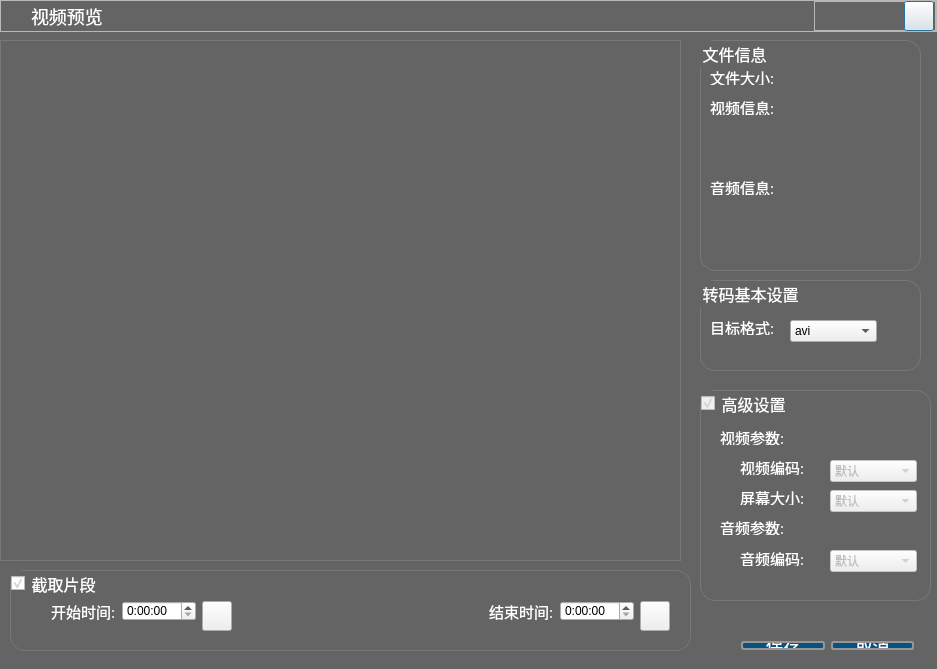
<?xml version="1.0" encoding="UTF-8"?>
<ui version="4.0">
 <class>CDialogConverterPreview</class>
 <widget class="QDialog" name="CDialogConverterPreview">
  <property name="geometry">
   <rect>
    <x>0</x>
    <y>0</y>
    <width>937</width>
    <height>669</height>
   </rect>
  </property>
  <property name="windowTitle">
   <string>视频预览</string>
  </property>
  <property name="styleSheet">
   <string notr="true">QDialog{background-color: rgb(100, 100, 100);}

QGroupBox
{
color:rgb(255,255,255);
font-size:16px;
font-family:Microsoft Yahei;
border:1px solid rgb(120,120,120);
border-radius:15px;
}
QLabel
{
color:rgb(255,255,255);
	font-size:15px;
	font-family:Microsoft Yahei;	
}
</string>
  </property>
  <widget class="QFrame" name="frameSysBar">
   <property name="geometry">
    <rect>
     <x>0</x>
     <y>0</y>
     <width>937</width>
     <height>32</height>
    </rect>
   </property>
   <property name="styleSheet">
    <string notr="true">QFrame
{
	border-image:url(:/Skin/bg-above2.png);
}
QLabel
{
border-image:null;
color: rgb(255, 255, 255);
}</string>
   </property>
   <property name="frameShape">
    <enum>QFrame::StyledPanel</enum>
   </property>
   <property name="frameShadow">
    <enum>QFrame::Raised</enum>
   </property>
   <layout class="QGridLayout" name="gridLayout_2">
    <property name="leftMargin">
     <number>0</number>
    </property>
    <property name="topMargin">
     <number>0</number>
    </property>
    <property name="rightMargin">
     <number>0</number>
    </property>
    <property name="bottomMargin">
     <number>0</number>
    </property>
    <item row="0" column="0">
     <layout class="QGridLayout" name="gridLayout">
      <property name="horizontalSpacing">
       <number>2</number>
      </property>
      <item row="0" column="1">
       <widget class="QLabel" name="labelTitle">
        <property name="maximumSize">
         <size>
          <width>170</width>
          <height>170</height>
         </size>
        </property>
        <property name="styleSheet">
         <string notr="true">QLabel#labelTitle
{
	color: rgb(255, 255, 255);
	font-size:18px;
	font-family:Microsoft Yahei;	
}</string>
        </property>
        <property name="text">
         <string>视频预览</string>
        </property>
       </widget>
      </item>
      <item row="0" column="2">
       <widget class="QLabel" name="labelFileName">
        <property name="maximumSize">
         <size>
          <width>16777215</width>
          <height>500</height>
         </size>
        </property>
        <property name="styleSheet">
         <string notr="true"/>
        </property>
        <property name="text">
         <string/>
        </property>
       </widget>
      </item>
      <item row="0" column="0">
       <widget class="QLabel" name="logo">
        <property name="minimumSize">
         <size>
          <width>28</width>
          <height>28</height>
         </size>
        </property>
        <property name="maximumSize">
         <size>
          <width>28</width>
          <height>28</height>
         </size>
        </property>
        <property name="styleSheet">
         <string notr="true">border-image: url(:/Skin/logo.png)</string>
        </property>
        <property name="text">
         <string/>
        </property>
       </widget>
      </item>
      <item row="0" column="3">
       <widget class="QFrame" name="frame_sysmenu">
        <property name="minimumSize">
         <size>
          <width>30</width>
          <height>30</height>
         </size>
        </property>
        <property name="maximumSize">
         <size>
          <width>122</width>
          <height>16777215</height>
         </size>
        </property>
        <property name="styleSheet">
         <string notr="true">QFrame
{border-image:null;
}</string>
        </property>
        <property name="frameShape">
         <enum>QFrame::StyledPanel</enum>
        </property>
        <property name="frameShadow">
         <enum>QFrame::Raised</enum>
        </property>
        <widget class="QPushButton" name="BtnClose">
         <property name="geometry">
          <rect>
           <x>90</x>
           <y>0</y>
           <width>30</width>
           <height>30</height>
          </rect>
         </property>
         <property name="toolTip">
          <string>关闭</string>
         </property>
         <property name="styleSheet">
          <string notr="true">QPushButton
{
	
	border-image: url(:/Skin/close.png)0 0 repeat

}
QPushButton:hover
{	
	border-image: url(:/Skin/close.png)30 0 repeat

}
QPushButton:pressed
{	
	border-image: url(:/Skin/close.png)60 0 0 0 repeat
}
QPushButton:disabled
{	
	border-image: url(:/Skin/close.png)90 0 0 0 repeat
}
</string>
         </property>
        </widget>
       </widget>
      </item>
     </layout>
    </item>
   </layout>
  </widget>
  <widget class="QGroupBox" name="groupBoxInfo">
   <property name="geometry">
    <rect>
     <x>700</x>
     <y>40</y>
     <width>221</width>
     <height>231</height>
    </rect>
   </property>
   <property name="title">
    <string>文件信息</string>
   </property>
   <widget class="QLabel" name="label_4">
    <property name="geometry">
     <rect>
      <x>10</x>
      <y>60</y>
      <width>72</width>
      <height>15</height>
     </rect>
    </property>
    <property name="text">
     <string>视频信息:</string>
    </property>
   </widget>
   <widget class="QLabel" name="label_5">
    <property name="geometry">
     <rect>
      <x>10</x>
      <y>140</y>
      <width>72</width>
      <height>15</height>
     </rect>
    </property>
    <property name="text">
     <string>音频信息:</string>
    </property>
   </widget>
   <widget class="QLabel" name="label_11">
    <property name="geometry">
     <rect>
      <x>10</x>
      <y>30</y>
      <width>72</width>
      <height>15</height>
     </rect>
    </property>
    <property name="text">
     <string>文件大小:</string>
    </property>
   </widget>
  </widget>
  <widget class="QGroupBox" name="groupBox_2">
   <property name="geometry">
    <rect>
     <x>700</x>
     <y>280</y>
     <width>221</width>
     <height>91</height>
    </rect>
   </property>
   <property name="title">
    <string>转码基本设置</string>
   </property>
   <widget class="QComboBox" name="comboBoxFormat">
    <property name="geometry">
     <rect>
      <x>90</x>
      <y>40</y>
      <width>87</width>
      <height>22</height>
     </rect>
    </property>
    <item>
     <property name="text">
      <string>avi</string>
     </property>
    </item>
    <item>
     <property name="text">
      <string>mp4</string>
     </property>
    </item>
   </widget>
   <widget class="QLabel" name="label_6">
    <property name="geometry">
     <rect>
      <x>10</x>
      <y>40</y>
      <width>72</width>
      <height>15</height>
     </rect>
    </property>
    <property name="text">
     <string>目标格式:</string>
    </property>
   </widget>
  </widget>
  <widget class="QGroupBox" name="groupBoxExtern">
   <property name="enabled">
    <bool>false</bool>
   </property>
   <property name="geometry">
    <rect>
     <x>700</x>
     <y>390</y>
     <width>231</width>
     <height>211</height>
    </rect>
   </property>
   <property name="title">
    <string>高级设置</string>
   </property>
   <property name="checkable">
    <bool>true</bool>
   </property>
   <widget class="QWidget" name="widget" native="true">
    <property name="geometry">
     <rect>
      <x>10</x>
      <y>30</y>
      <width>221</width>
      <height>161</height>
     </rect>
    </property>
    <widget class="QComboBox" name="comboBox">
     <property name="geometry">
      <rect>
       <x>120</x>
       <y>40</y>
       <width>87</width>
       <height>22</height>
      </rect>
     </property>
     <item>
      <property name="text">
       <string>默认</string>
      </property>
     </item>
    </widget>
    <widget class="QLabel" name="label_7">
     <property name="geometry">
      <rect>
       <x>10</x>
       <y>10</y>
       <width>72</width>
       <height>15</height>
      </rect>
     </property>
     <property name="text">
      <string>视频参数:</string>
     </property>
    </widget>
    <widget class="QLabel" name="label_3">
     <property name="geometry">
      <rect>
       <x>30</x>
       <y>40</y>
       <width>72</width>
       <height>15</height>
      </rect>
     </property>
     <property name="text">
      <string>视频编码:</string>
     </property>
    </widget>
    <widget class="QComboBox" name="comboBox_4">
     <property name="geometry">
      <rect>
       <x>120</x>
       <y>130</y>
       <width>87</width>
       <height>22</height>
      </rect>
     </property>
     <item>
      <property name="text">
       <string>默认</string>
      </property>
     </item>
    </widget>
    <widget class="QLabel" name="label_10">
     <property name="geometry">
      <rect>
       <x>30</x>
       <y>130</y>
       <width>72</width>
       <height>16</height>
      </rect>
     </property>
     <property name="text">
      <string>音频编码:</string>
     </property>
    </widget>
    <widget class="QLabel" name="label_8">
     <property name="geometry">
      <rect>
       <x>10</x>
       <y>100</y>
       <width>72</width>
       <height>15</height>
      </rect>
     </property>
     <property name="text">
      <string>音频参数:</string>
     </property>
    </widget>
    <widget class="QLabel" name="label_9">
     <property name="geometry">
      <rect>
       <x>30</x>
       <y>70</y>
       <width>72</width>
       <height>15</height>
      </rect>
     </property>
     <property name="text">
      <string>屏幕大小:</string>
     </property>
    </widget>
    <widget class="QComboBox" name="comboBox_3">
     <property name="geometry">
      <rect>
       <x>120</x>
       <y>70</y>
       <width>87</width>
       <height>22</height>
      </rect>
     </property>
     <item>
      <property name="text">
       <string>默认</string>
      </property>
     </item>
    </widget>
   </widget>
  </widget>
  <widget class="QGroupBox" name="groupBoxCut">
   <property name="geometry">
    <rect>
     <x>10</x>
     <y>570</y>
     <width>681</width>
     <height>81</height>
    </rect>
   </property>
   <property name="title">
    <string>截取片段</string>
   </property>
   <property name="checkable">
    <bool>true</bool>
   </property>
   <widget class="QWidget" name="layoutWidget_2">
    <property name="geometry">
     <rect>
      <x>30</x>
      <y>20</y>
      <width>641</width>
      <height>42</height>
     </rect>
    </property>
    <layout class="QGridLayout" name="gridLayout_3">
     <item row="0" column="0">
      <widget class="QLabel" name="label_12">
       <property name="text">
        <string>开始时间:</string>
       </property>
      </widget>
     </item>
     <item row="0" column="4">
      <widget class="QLabel" name="label_2">
       <property name="text">
        <string>结束时间:</string>
       </property>
      </widget>
     </item>
     <item row="0" column="3">
      <spacer name="horizontalSpacer">
       <property name="orientation">
        <enum>Qt::Horizontal</enum>
       </property>
       <property name="sizeHint" stdset="0">
        <size>
         <width>68</width>
         <height>20</height>
        </size>
       </property>
      </spacer>
     </item>
     <item row="0" column="1">
      <widget class="QTimeEdit" name="timeEditStart">
       <property name="displayFormat">
        <string>H:mm:ss</string>
       </property>
      </widget>
     </item>
     <item row="0" column="5">
      <widget class="QTimeEdit" name="timeEditStop">
       <property name="displayFormat">
        <string>H:mm:ss</string>
       </property>
      </widget>
     </item>
     <item row="0" column="2">
      <widget class="QPushButton" name="BtnTimeStart">
       <property name="minimumSize">
        <size>
         <width>30</width>
         <height>30</height>
        </size>
       </property>
       <property name="maximumSize">
        <size>
         <width>30</width>
         <height>30</height>
        </size>
       </property>
       <property name="styleSheet">
        <string notr="true">QPushButton
{
	
	border-image: url(:/Skin/control-button-stop.png)0 0  repeat

}
QPushButton:hover
{	
	border-image: url(:/Skin/control-button-stop.png)30 0 repeat

}
QPushButton:pressed
{	
	border-image: url(:/Skin/control-button-stop.png)60 0 0 0 repeat
}
QPushButton:disabled
{	
	border-image: url(:/Skin/control-button-stop.png)90 0 0 0 repeat
}</string>
       </property>
       <property name="text">
        <string/>
       </property>
      </widget>
     </item>
     <item row="0" column="6">
      <widget class="QPushButton" name="BtnTimeStop">
       <property name="minimumSize">
        <size>
         <width>30</width>
         <height>30</height>
        </size>
       </property>
       <property name="maximumSize">
        <size>
         <width>30</width>
         <height>30</height>
        </size>
       </property>
       <property name="styleSheet">
        <string notr="true">QPushButton
{
	
	border-image: url(:/Skin/control-button-stop.png)0 0  repeat

}
QPushButton:hover
{	
	border-image: url(:/Skin/control-button-stop.png)30 0 repeat

}
QPushButton:pressed
{	
	border-image: url(:/Skin/control-button-stop.png)60 0 0 0 repeat
}
QPushButton:disabled
{	
	border-image: url(:/Skin/control-button-stop.png)90 0 0 0 repeat
}</string>
       </property>
       <property name="text">
        <string/>
       </property>
      </widget>
     </item>
    </layout>
   </widget>
  </widget>
  <widget class="QWidget" name="layoutWidget">
   <property name="geometry">
    <rect>
     <x>730</x>
     <y>630</y>
     <width>195</width>
     <height>31</height>
    </rect>
   </property>
   <layout class="QGridLayout" name="gridLayout_5">
    <item row="0" column="0">
     <widget class="QPushButton" name="BtnOK">
      <property name="styleSheet">
       <string notr="true">
QPushButton{
color:rgb(255,255,255);
        background-color:rgb(6, 83, 131);
        border-width: 2px;
        border-color: rgb(150,150,150);
        border-style: solid;
        border-radius: 3;   
font-size:17px;   
	font-family:Microsoft Yahei;
		}
QPushButton:hover{  border-color: rgb(160,160,160);background-color:rgb(10, 89, 150);;}
QPushButton:pressed{padding: 3px;}
QPushButton:disabled{ background-color:rgb(110, 110, 110);;}</string>
      </property>
      <property name="text">
       <string>保存</string>
      </property>
     </widget>
    </item>
    <item row="0" column="1">
     <widget class="QPushButton" name="BtnCancel">
      <property name="styleSheet">
       <string notr="true">
QPushButton{
	color:rgb(255,255,255);
        background-color:rgb(6, 83, 131);
        border-width: 2px;
        border-color: rgb(150,150,150);
        border-style: solid;
        border-radius: 3;   
	font-size:17px;   
	font-family:Microsoft Yahei;
		}
QPushButton:hover{  border-color: rgb(160,160,160);background-color:rgb(10, 89, 150);;}
QPushButton:pressed{padding: 3px;}
QPushButton:disabled{ background-color:rgb(110, 110, 110);;}</string>
      </property>
      <property name="text">
       <string>取消</string>
      </property>
     </widget>
    </item>
   </layout>
  </widget>
  <widget class="QFrame" name="frame_2">
   <property name="geometry">
    <rect>
     <x>0</x>
     <y>40</y>
     <width>681</width>
     <height>521</height>
    </rect>
   </property>
   <property name="styleSheet">
    <string notr="true">border:1px solid rgb(120,120,120);</string>
   </property>
   <property name="frameShape">
    <enum>QFrame::StyledPanel</enum>
   </property>
   <property name="frameShadow">
    <enum>QFrame::Raised</enum>
   </property>
  </widget>
  <zorder>layoutWidget</zorder>
  <zorder>frameSysBar</zorder>
  <zorder>groupBoxInfo</zorder>
  <zorder>groupBox_2</zorder>
  <zorder>groupBoxExtern</zorder>
  <zorder>groupBoxCut</zorder>
  <zorder>frame_2</zorder>
 </widget>
 <layoutdefault spacing="6" margin="11"/>
 <resources>
  <include location="sisecplayer.qrc"/>
 </resources>
 <connections/>
</ui>
